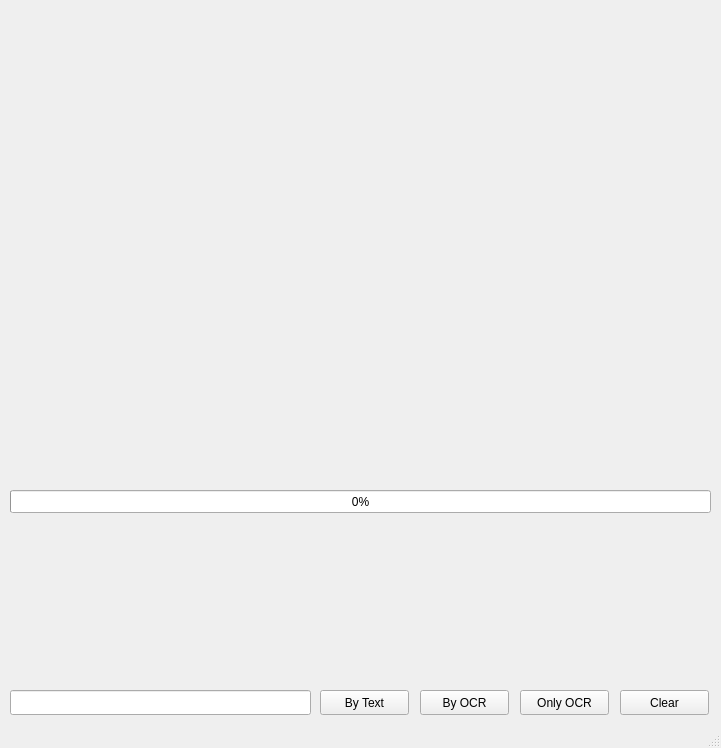
<?xml version="1.0" encoding="UTF-8"?>
<ui version="4.0">
 <class>MainWindow</class>
 <widget class="QMainWindow" name="MainWindow">
  <property name="geometry">
   <rect>
    <x>0</x>
    <y>0</y>
    <width>721</width>
    <height>748</height>
   </rect>
  </property>
  <property name="windowTitle">
   <string>Handwriting Photo Generator By:SAVELIFE</string>
  </property>
  <widget class="QWidget" name="centralwidget">
   <widget class="QLabel" name="label_out_photo">
    <property name="geometry">
     <rect>
      <x>10</x>
      <y>10</y>
      <width>701</width>
      <height>471</height>
     </rect>
    </property>
    <property name="text">
     <string/>
    </property>
    <property name="alignment">
     <set>Qt::AlignCenter</set>
    </property>
   </widget>
   <widget class="QLabel" name="label_in_hand">
    <property name="geometry">
     <rect>
      <x>10</x>
      <y>530</y>
      <width>701</width>
      <height>151</height>
     </rect>
    </property>
    <property name="text">
     <string/>
    </property>
    <property name="alignment">
     <set>Qt::AlignCenter</set>
    </property>
   </widget>
   <widget class="QLineEdit" name="lineEdit_prompt">
    <property name="geometry">
     <rect>
      <x>10</x>
      <y>690</y>
      <width>301</width>
      <height>25</height>
     </rect>
    </property>
   </widget>
   <widget class="QPushButton" name="pushButton_by_text">
    <property name="geometry">
     <rect>
      <x>320</x>
      <y>690</y>
      <width>89</width>
      <height>25</height>
     </rect>
    </property>
    <property name="text">
     <string>By Text</string>
    </property>
   </widget>
   <widget class="QProgressBar" name="progressBar">
    <property name="geometry">
     <rect>
      <x>10</x>
      <y>490</y>
      <width>701</width>
      <height>23</height>
     </rect>
    </property>
    <property name="value">
     <number>0</number>
    </property>
   </widget>
   <widget class="QPushButton" name="pushButton_by_ocr">
    <property name="geometry">
     <rect>
      <x>420</x>
      <y>690</y>
      <width>89</width>
      <height>25</height>
     </rect>
    </property>
    <property name="text">
     <string>By OCR</string>
    </property>
   </widget>
   <widget class="QPushButton" name="pushButton_clear">
    <property name="geometry">
     <rect>
      <x>620</x>
      <y>690</y>
      <width>89</width>
      <height>25</height>
     </rect>
    </property>
    <property name="text">
     <string>Clear</string>
    </property>
   </widget>
   <widget class="QPushButton" name="pushButton_only_ocr">
    <property name="geometry">
     <rect>
      <x>520</x>
      <y>690</y>
      <width>89</width>
      <height>25</height>
     </rect>
    </property>
    <property name="text">
     <string>Only OCR</string>
    </property>
   </widget>
  </widget>
  <widget class="QMenuBar" name="menubar">
   <property name="geometry">
    <rect>
     <x>0</x>
     <y>0</y>
     <width>721</width>
     <height>22</height>
    </rect>
   </property>
  </widget>
  <widget class="QStatusBar" name="statusbar"/>
 </widget>
 <resources/>
 <connections/>
</ui>
